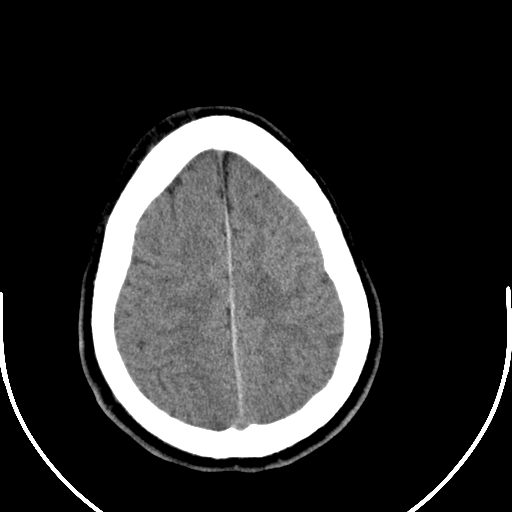
%> input picture ImageProcess/ideal_midline_detection_updated/21.jpg, 512 x 512 px
$ octave --eval "result = find_midline(imread('../ideal_midline_detection_updated/21.jpg'));"   (GNU Octave 9; MATLAB toolbox functions it lacks are replaced by stand-ins)
%> lines starting %> are read from the running program, lines starting %| are printed output that depends on the picture; in (x1, y1, x2, y2) boxes, pixels count from 0 and x2, y2 are one past the last pixel; in counts of white or black regions, pixels touching at a corner belong together; the program's own positions count from 1
### ImageProcess/ideal_midline_detection/ct_brain_mask.m
function brain_mask=ct_brain_mask(im)

im=double(im);
%% set interior edge of the skull as ROI
%% segmentation of the brain tisure, suppose the skull is connected
seg_img=ct_seg(im);
%% use close to prevent crack of skull
seg_img=imclose(seg_img, ones(7,7));
seg_img2=1-seg_img;
label_img=bwlabel(seg_img2);
seg_inner=zeros(size(seg_img));
label_brain=label_img(floor(size(seg_img,1)/2),floor(size(seg_img,2)/2));
seg_inner(find(label_img==label_brain))=1;

brain_mask=seg_inner;

### ImageProcess/ideal_midline_detection/ct_seg.m
%%%%%%%%%%%%%%%%%%%%%%%%%%%%%%%%%%%%%%%%%%%%%%%%%
%% Wenan Chen
%% Sep 23rd, 2007
%%%%%%%%%%%%%%%%%%%%%%%%%%%%%%%%%%%%%%%%%%%%%%%%%

%% This is the function to segment the CT image into skull and get rid of
%% other small parts with the same intensity of skull.


function seg_img=ct_seg(B)
%% histogram of image
%% figure;
%% imhist(B);

%% segmentation according to histogram
seg_img=zeros(size(B));

C=B;
%% use median filter to get rid of small spots: this will remove local
%% details
% C=medfilt2(C);

%% use threshold to classify background and foreground
C(find(C>250))=255; %% bone range intensity>250
%> C: size 512x512 double; min 0, max 255, mean 49.7; mean of the top-left, top-right, bottom-left and bottom-right quarters 45.5, 23.7, 75.1, 54.6
C(find(C<=250))=0;
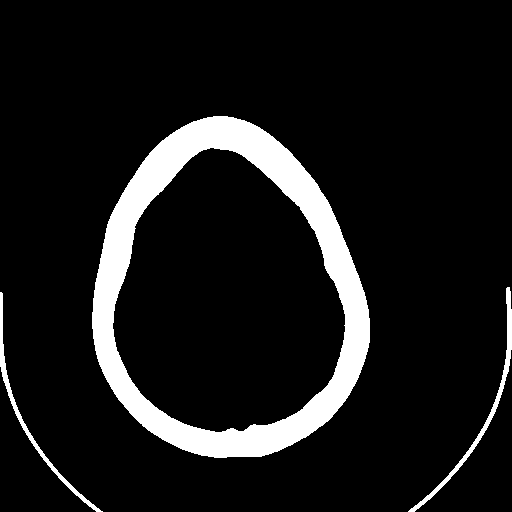
%> C: size 512x512 double; 10% white; 3 white regions, box (x1, y1, x2, y2) and area: (92, 116, 370, 458) 23974, (408, 287, 512, 512) 1177, (0, 292, 103, 512) 1028

%% figure; imshow(C);

%% use the skeleton of the image
% BW=bwmorph(C,'skel',Inf);

%% use dilation to get small crack merged: this will change local details
% SE=strel('square',3);
% BW=imdilate(C,SE);
%% use close
BW = bwmorph(C,'close');
%> BW: size 512x512 logical; 10% white; 3 white regions, box (x1, y1, x2, y2) and area: (92, 116, 370, 458) 23976, (408, 287, 512, 512) 1205, (0, 292, 103, 512) 1034
% BW=C;

%% get the skull segment as the largest region with bone intensity
%% [reg_img,reg_labels]=cal_region(BW); %% this is the function I write
[reg_img,num]=bwlabel(BW,8);
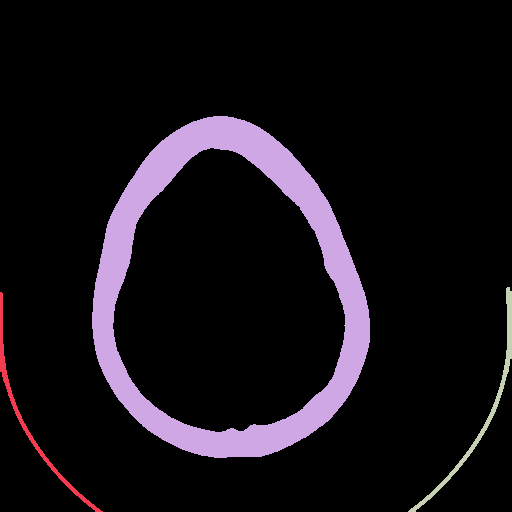
%> reg_img: size 512x512 double; 4 distinct labels, from 0 to 3; one colour per label, 0 black
%> num = 3
%% use threshold to remove smaller parts.
s= regionprops(reg_img, 'Area');
%> s = 3 regions; Area: 23976, 1205, 1034
s_area=zeros(num,1);
for i=1:num
    s_area(i)=s(i).Area;
end
%> this loop made 3 passes
%> after the loop, s_area = [1034; 23976; 1205]
[area_sort, ind]=sort(s_area, 'descend');
%> area_sort = [23976; 1205; 1034]; ind = [2; 3; 1]
pert=0.8;
p_sum=0;
s_sum=sum(area_sort);
%> s_sum = 26215
thresh=s_sum*pert;
%> thresh = 20972
for i=1:num
    seg_img(find(reg_img==ind(i)))=1; %% bone labeled as 1
    p_sum=p_sum+area_sort(i);
    if(p_sum>thresh)
        break;
    end
end
%> this loop made 1 pass
%> p_sum on pass 1: 23976
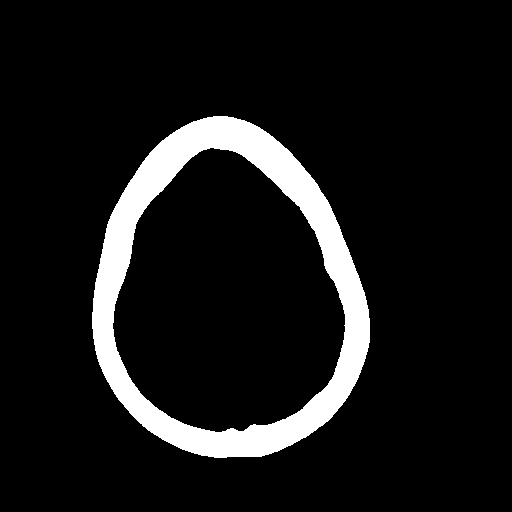
%> seg_img: size 512x512 double; values 0 (black) and 1 (white), 9.1% white; 1 white region, box (x1, y1, x2, y2) and area: (92, 116, 370, 458) 23976

%% figure;imshow(seg_img);


### ImageProcess_Scripts/ideal_midline_detection_updated/generalTool/crackdeg.m
%% measure the crack degrees buy using the mass center as center, then scan
%% a full cirle to catch cracks and record the degree size of each crack
%% lasy now, so just tell whether there is crack or not
function deg=crackdeg(seg_img)
%% input:
%% output: deg 1 means crack, 0 means no crack

L=bwlabel(seg_img,8);
s=regionprops(L, 'Centroid');
mcent=s(1).Centroid;
x=mcent(1);
y=mcent(2);

%% suppose there is no bone on mass center and it is inside the brain.
%% if there is crack, then mass center will keep not filled, else it will
%% be filled as the bone
img_fill=imfill(seg_img, 'holes');
if(img_fill(floor(y),floor(x))==1)
    deg=0;
else
    deg=1;
end

### ImageProcess/ideal_midline_detection/ct_coord.m
%%%%%%%%%%%%%%%%%%%%%%%%%%%%%%%%%%%%%%%%%%%%%%%%%
%% Wenan Chen
%% Sep 24rd, 2007
%%%%%%%%%%%%%%%%%%%%%%%%%%%%%%%%%%%%%%%%%%%%%%%%%

%% get the segmented image rotated to the place where the midline is the
%% center of the image

function [rotate_angle,center,choosing]=ct_coord(seg_img)

%% input: seg_img is the segmented skull part of the image.
%% output: rotate_angle and center for the image to be modified to have
%% midline in the center of the image.

rotate_angle=0;
ceter=zeros(1,2);

%% calculate the mass center of the foreground object
%% [x,y]=mass_center(seg_img);

%% segmentation of the brain tisure, suppose the skull is connected
seg_img2=1-seg_img;
label_img=bwlabel(seg_img2);
seg_outer=zeros(size(seg_img));
seg_outer(find(label_img==1))=1;
seg_skull_out=1-seg_outer;
bw1=edge(seg_skull_out, 'sobel'); %% this is the outer edge of skull
seg_inner=zeros(size(seg_img));
label_brain=label_img(floor(size(seg_img,1)/2),floor(size(seg_img,2)/2));
seg_inner(find(label_img==label_brain))=1;
seg_skull_in=1-seg_inner;
bw2=edge(seg_skull_in, 'sobel'); %% this is the inner edge of skull

[rotate_angle1, dis_vec1, best_j1, center1]=rota_search(bw1);
[rotate_angle2, dis_vec2, best_j2, center2]=rota_search(bw2);
dissymm1=dis_vec1(best_j1);
dissymm2=dis_vec2(best_j2);
choosing=1;
 if(rotate_angle2==rotate_angle1)
    choosing=1;
 elseif(abs(dissymm1-dissymm2)/min(dissymm1,dissymm2)<0.2)
    %% compare stablity using derivative
    if(best_j1==1)
        stb1=dis_vec1(best_j1+1)-dissymm1;
    elseif(best_j1==size(dis_vec1))
        stb1= dissymm1-dis_vec1(best_j1-1);
    else
        stb1=min(dis_vec1(min(best_j1+1,length(dis_vec1)))-dissymm1, -dissymm1+dis_vec1(max(best_j1-1, 1)));
    end
    if(best_j2==1)
        stb2=dis_vec1(best_j2+1)-dissymm2;
    elseif(best_j2==size(dis_vec2))
        stb2= dissymm2-dis_vec1(best_j2-1);
    else
        stb2=min(dis_vec2(min(best_j2+1,length(dis_vec2)))-dissymm2, -dissymm2+dis_vec2(max(best_j2-1,1)));
    end
    if(stb1<stb2)
        choosing=1;
    else
        choosing=2;
    end
elseif(abs(dissymm1-dissymm2)/min(dissymm1,dissymm2)>1.5)
    if(dissymm2<dissymm1)
        choosing=2;
    end
elseif(dissymm1<dissymm2)
    choosing=1;
     %% change easy to best_j2 for bw1 && unacceptable for bw2 to best_j1;
    if((dis_vec1(best_j2)+dis_vec1(best_j1))>(dis_vec2(best_j1)+dis_vec2(best_j2)))
        choosing=2;
    end
else
    choosing=2;
     %% change easy to best_j1 for bw2 && unacceptable for bw1 to best_j2;
    if((dis_vec1(best_j2)+dis_vec1(best_j1))<(dis_vec2(best_j1)+dis_vec2(best_j2)))
        choosing=1;
    end
end

if(choosing==1)
    rotate_angle=rotate_angle1;
    center=center1;
else
    rotate_angle=rotate_angle2;
    center=center2;
end

fprintf('choosing = %f, angle= %f\n',choosing, rotate_angle);
%% for display of rotated image
% [9 lines of commented-out code are left out]


%% figure;imshow(color_img);

function [rotate_angle, dis_vec, best_j, center]=rota_search(seg_skull)

seg_skull(find(seg_skull))=1;

%% calulate the mass center of the brain tissue edge
[x,y]=mass_center(seg_skull);

x_c=floor(x);
y_c=floor(y);

coord_img=seg_skull;
coord_img(y_c,x_c)=1;
%% figure;imshow(coord_img)

%% let the image centered with the mass center
[m,n]=size(seg_skull);
Canvas=zeros(m*2,n*2);
lcm=floor(m/2); lcn=floor(n/2); %% left corner where the image paste
%% paste image to the canvas
Canvas(lcm+1:lcm+m,lcn+1:lcn+n)=coord_img(1:m,1:n);
%% get the centered image by cropping
cropRect=[x_c,y_c,m-1,n-1];
centered_img=imcrop(Canvas,cropRect);

[rotate_angle, dis_vec, best_j]=rota_symm_search(centered_img,-45,45,2);

center(1)=x_c; center(2)=y_c;

### ImageProcess/ideal_midline_detection/mass_center.m
%%%%%%%%%%%%%%%%%%%%%%%%%%%%%%%%%%%%%%%%%%%%%%%%%
%% Wenan Chen
%% Sep 24rd, 2007
%%%%%%%%%%%%%%%%%%%%%%%%%%%%%%%%%%%%%%%%%%%%%%%%%

%% This function calculate the mass center of the object in the seg_img.
%% The formulae are the follows:
%%
%% x=\sum{i=1}{n}x_i*l_y*1 / number of pixels
%% y=\sum{i=1}{n}y_i*l_x*1 / number of pixels
%%
%% x_i are the horizontal coordinates of each pixel, l_y is the number of
%% pixels along the vertical line of x=x_i. The meaning is similar for the
%% second formula

function [x,y]=mass_center(seg_img)

%% inputs: seg_img is the intensity image with 1 for foreground and
%% 0 for background

%% outputs: [x,y] is the position of the mass center.

[m,n]=size(seg_img);

x_accu=0;
y_accu=0;
N_pixels=length(find(seg_img==1));

%% calculate x direction
for x_i=1:n
    yline=seg_img(:,x_i);
    l_y=length(find(yline==1));
    x_accu=x_accu+x_i*l_y;
end
x=x_accu/N_pixels;

%% calculate y direction
for y_i=1:m
    xline=seg_img(y_i,:);
    l_x=length(find(xline==1));
    y_accu=y_accu+y_i*l_x;
end
y=y_accu/N_pixels;

### ImageProcess/ideal_midline_detection/rota_symm_search.m
%%%%%%%%%%%%%%%%%%%%%%%%%%%%%%%%%%%%%%%%%%%%%%%%%
%% Wenan Chen
%% October, 2007
%%%%%%%%%%%%%%%%%%%%%%%%%%%%%%%%%%%%%%%%%%%%%%%%%

%% exhaustively search rotating angles that make the skull image as
%% symmetric as possible. delta_ang is the  degree of angle rotation each

function [rotate_angle,dis_vec, best_j]=rota_symm_search(centered_img, angle1, angle2, delta_ang, method)

%% input: centered_img is the input image. rotation search will rotate the
%% image with the center of the image. angle1 and angle2 is the rotation
%% search rangle

rotate_angle=0;
if(nargin<4)
    delta_ang=4;
end
if(nargin<5)
    method='mid2ct';
end
if(nargin==1)
    Max_ang=45; %% max angle to rotate left and right
    N_rot=floor(Max_ang/delta_ang);
    min_angle=-Max_ang;
    max_angle=Max_ang;
elseif(nargin==2||nargin>5)
    fprintf('wrong number of parameters, need two angles to specify the range\n');
    return;
elseif(nargin>=3)
    min_angle=min(angle1,angle2);
    max_angle=max(angle1,angle2);
end

rota_img=imroate_with_fg(centered_img,0,'crop');

%% for animation images
% [7 lines of commented-out code are left out]


dissymm=dissymm_meas(rota_img, method)+1;
best_i=0;
% tic
range=[min_angle:delta_ang:max_angle];
dis_vec=zeros(1,length(i));
j=1;
best_j=1;
for it=range
%     rota_img=imrotate(centered_img,i,'nearest','crop');
    rota_img=imroate_with_fg(centered_img, it, 'crop');
    rota_img=bwmorph(rota_img, 'bridge');

     %% for animation images
%      imwrite(rota_img, strcat('..',del,folder,del,int2str(i),'.png'));

    %% imshow(rota_img);
    % dis = 1;
    dis=dissymm_meas(rota_img, method);
    dis_vec(j)=dis;
    if(dis<dissymm)
        best_i=it;
        best_j=j;
        dissymm=dis;
    end
    j=j+1;
    %% output
%     fprintf('Angle rotated: %f, Dissymm: %f\n',it,dis);
end

%% output the best rotated angle
fprintf('Best rotated angle is: %f\n', best_i);
% toc

rotate_angle=best_i;

%% for animation images
% imwrite(imrotate(centered_img,best_i,'crop'), strcat('..',del,folder,del,'f.png'));

### Test_Scripts/nargin.m
function a = a_try(x,y)
    if nargin > 1
        a = x+y;
    else
        a = x;
    end

end

### ImageProcess/ideal_midline_detection/find_midline.m
%%%%%%%%%%%%%%%%%%%%%%%%%%%%%%%%%%%%%%%%%%%%%%%%%
%% Wenan Chen
%% September, 2007
%%%%%%%%%%%%%%%%%%%%%%%%%%%%%%%%%%%%%%%%%%%%%%%%%

%% This function tries to finds midline of a CT image


function [rota_img, rota_seg, rtv, xy1_bump, xy1_linept]=find_midline(A)
%% input:  a rgb image or a gray scal image
%%
%% output: rota_img is the image with detected midline and rotated
%% according to the midline. rota_seg is the segmented skull part
%%
%% rt is the return code. the meaning is as follows:
%% 0,0: the bump and the gray line in the bottom is detected
%% 0,1: the gray line in the bottom is not detected
%% 1,0: the bump is not detected
%% 1,1: the bump and the gray line is not detected
%%
%% pt and theta is the data to record the midline in the original image
%% when both bump and gray line is detected.

xy1_bump=[0,0]; xy1_linept=[0,0];
rtv= zeros(1,2);
rota_img=[];
rota_seg=[];
%% Put it into the grayscale matrix
B=A(:,:,1);
d = ct_brain_mask(A(:,:,1));
%> in ct_brain_mask, `label_img=bwlabel(seg_img2);`:
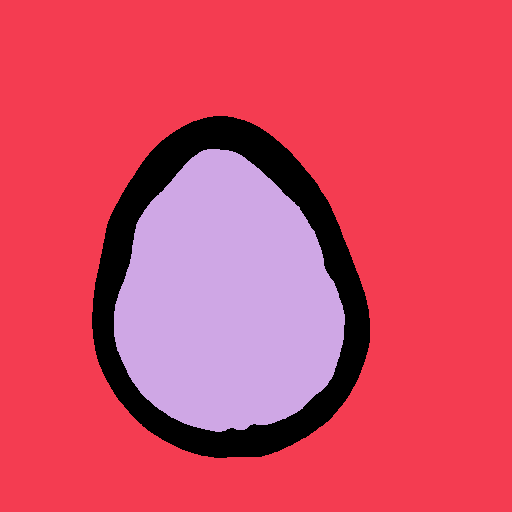
%> label_img: size 512x512 double; 3 distinct labels, from 0 to 2; one colour per label, 0 black
%> in ct_brain_mask, `label_brain=label_img(floor(size(seg_img,1)/2),floor(size(seg_img,2)/2..`: label_brain = 2
%> in ct_brain_mask, `seg_inner(find(label_img==label_brain))=1;`:
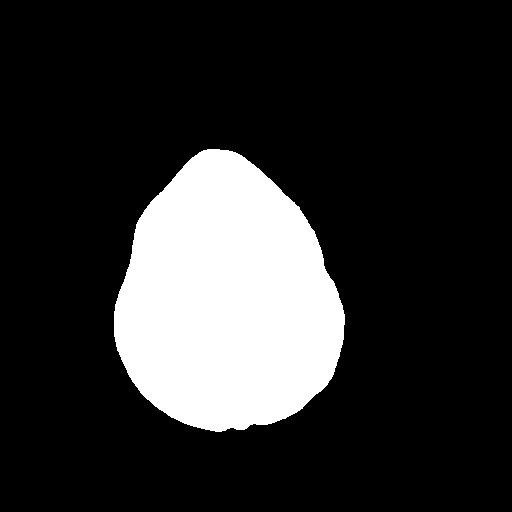
%> seg_inner: size 512x512 double; values 0 (black) and 1 (white), 18.4% white; 1 white region, box (x1, y1, x2, y2) and area: (114, 149, 345, 432) 48121
%% segmentation of the brain tisure, suppose the skull is connected
seg_img=ct_seg(B);
%> (the rest of the program and of its run is left out)
